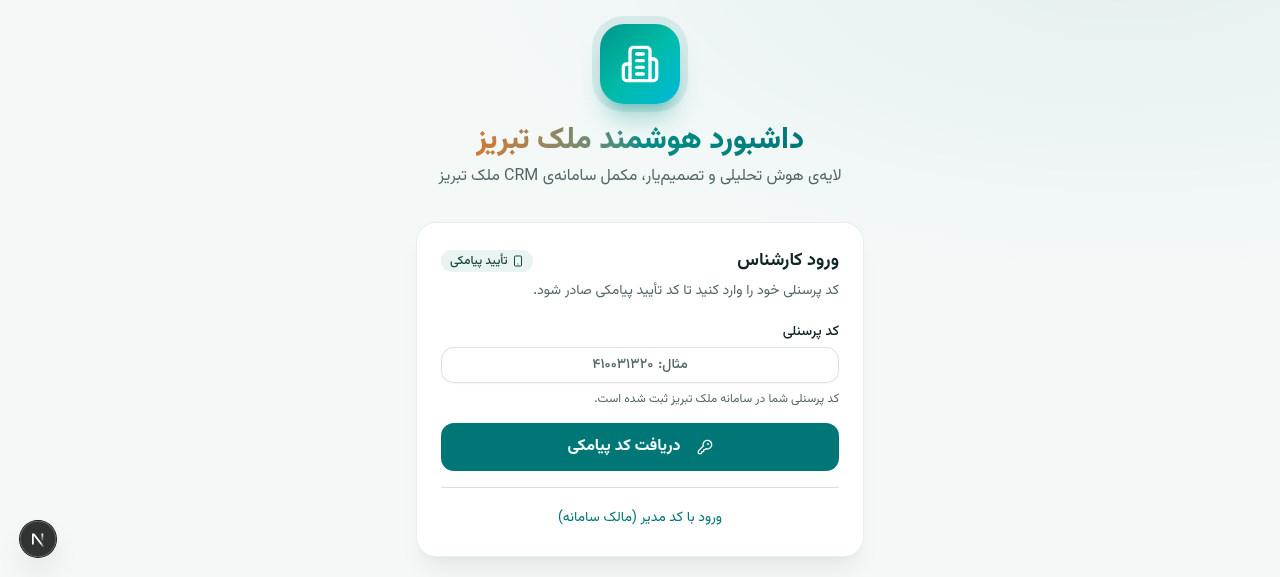
#> input picture download/deploy-b3b4/before-auth.png, 1280 x 577 px, found by its file name; its folder holds 4 pictures in this run
$ python deploy-b3b4-visual-diff.py
#> lines starting #> are read from the running program, lines starting #| are printed output that depends on the picture
#!/usr/bin/env python3
"""deploy-b3b4-visual-diff.py — مقایسهٔ پیکسلی قبل/بعد استقرار + کادر تفاوت"""
from PIL import Image, ImageChops
import sys

def compare(a_path, b_path, label):
#> called with label = 'auth'
    a = Image.open(a_path).convert("RGB")
#> a is the input picture: PIL image 1280x577 RGB; mean R, G, B 234.4, 243.7, 242.7
    b = Image.open(b_path).convert("RGB")
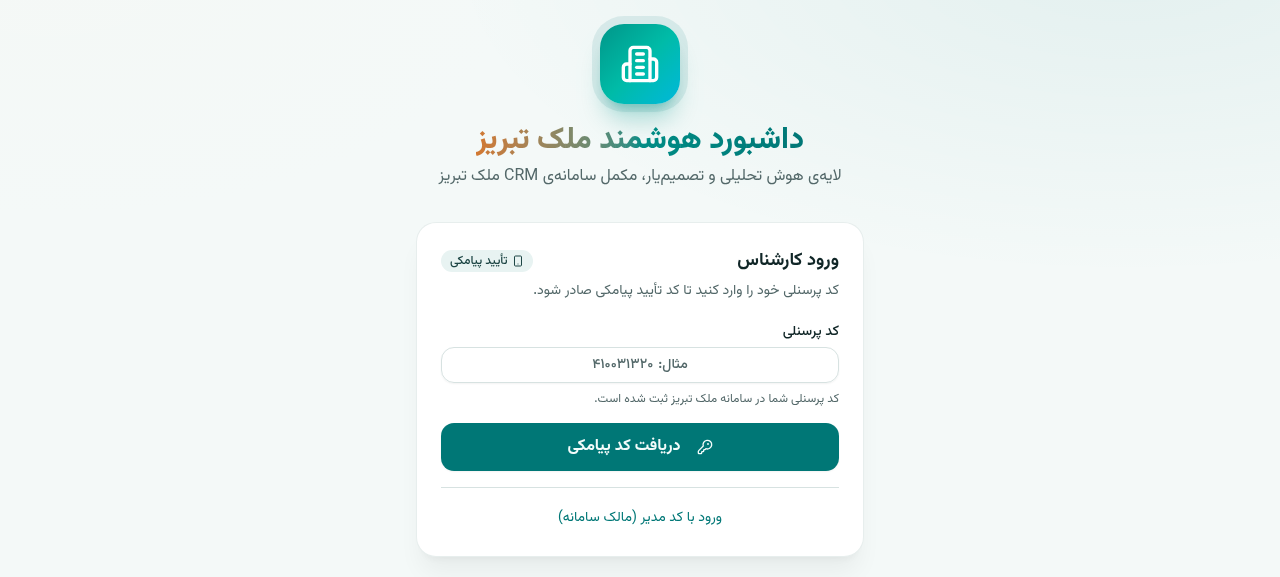
#> input picture download/deploy-b3b4/after-auth-v2.png, 1280 x 577 px, found by its file name
#> b is the input picture: PIL image 1280x577 RGB; mean R, G, B 234.7, 244, 243
    print(f"[{label}] a={a.size} b={b.size}")
#| [auth] a=(1280, 577) b=(1280, 577)
    if a.size != b.size:
        print(f"  ✗ ابعاد متفاوت — مقایسهٔ پیکسلی نامعتبر")
        return
    diff = ImageChops.difference(a, b)
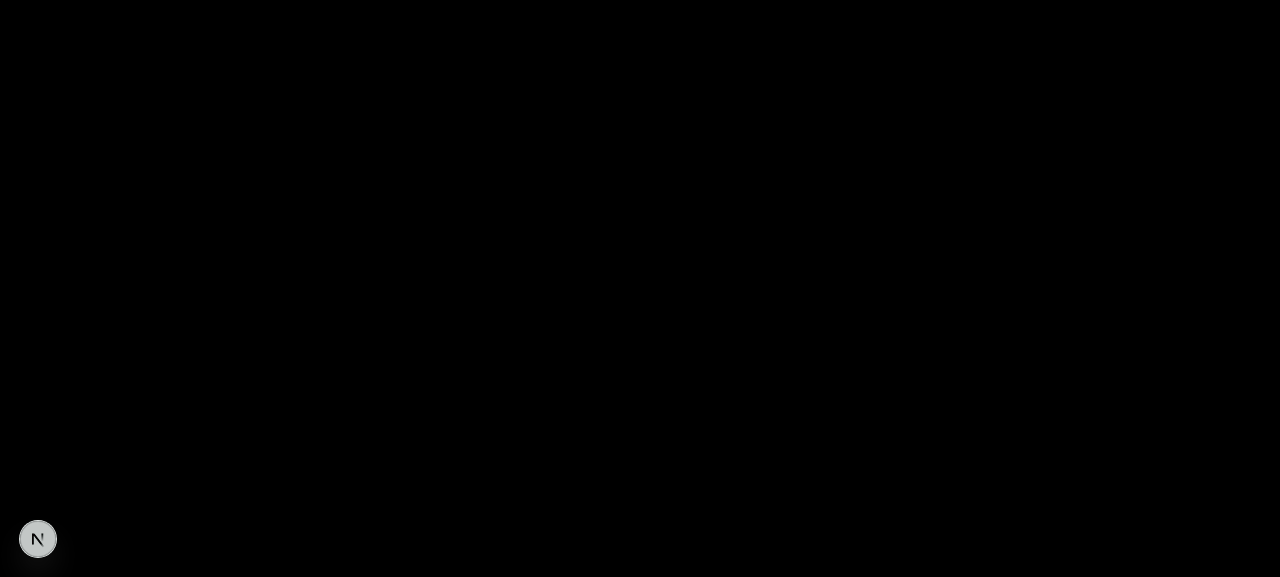
#> diff: PIL image 1280x577 RGB; mean R, G, B 0.3, 0.3, 0.3
    bbox = diff.getbbox()
#> bbox = (1, 518, 75, 577)
    if bbox is None:
        print(f"  ✓ تصاویر بیت‌به‌بیت یکسان (md5 باید یکسان باشد)")
        return
    # نسبت پیکسل‌های متفاوت
    hist = diff.convert("L").histogram()
#> hist = 256 values, max 734850 at index 0, min 0 at index 12, mean 2885
    nonzero = sum(hist[1:])
#> nonzero = 3710
    total = a.size[0] * a.size[1]
#> total = 738560
    ratio = nonzero / total
#> ratio = 0.00502
    print(f"  کادر تفاوت: {bbox}")
#|   کادر تفاوت: (1, 518, 75, 577)
    print(f"  پیکسل‌های متفاوت: {nonzero:,} از {total:,} ({ratio*100:.3f}%)")
#|   پیکسل‌های متفاوت: 3,710 از 738,560 (0.502%)
    # حداکثر شدت تفاوت
    print(f"  بیشینهٔ شدت تفاوت: {max(hist[-1], key=lambda i: i) if False else ''}{diff.convert('L').getextrema()[1]}")
#|   بیشینهٔ شدت تفاوت: 217
    diff.save(f"/home/z/my-project/download/deploy-b3b4/diff-{label}.png")
    print(f"  تصویر تفاوت → download/deploy-b3b4/diff-{label}.png")

pairs = [
    ("auth", "/home/z/my-project/download/deploy-b3b4/before-auth.png",
              "/home/z/my-project/download/deploy-b3b4/after-auth-v2.png"),
]
for label, a, b in pairs:
    compare(a, b, label)
